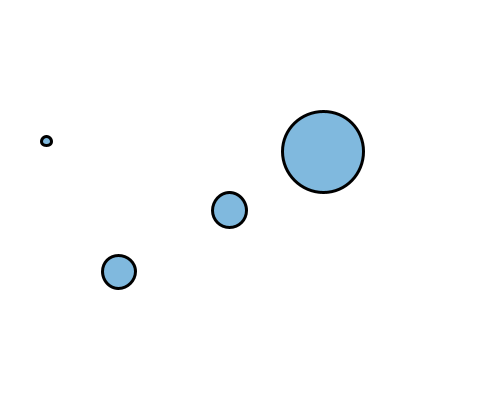
Frame 1 (no input)
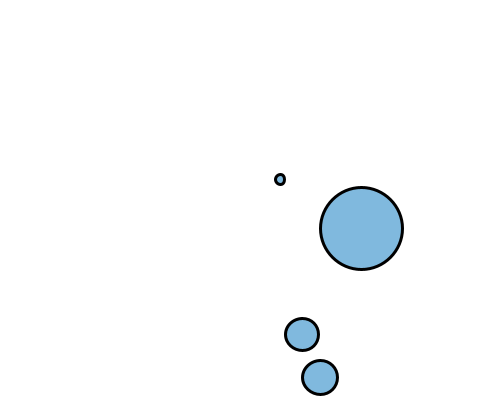
Frame 60 (the mouse pressed at the canvas centre just before this capture)
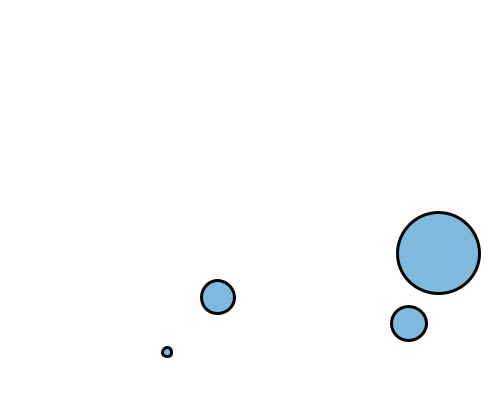
Frame 120 (the mouse held since frame 60 and released just before this capture)

The Processing sketch that drew these frames (run headless with seeded random() and noise(); from frame 60 on, the mouse is pressed at the canvas centre):

// Processing sketch: processing_139466
// ── processing_139466.pde

void setup() {
  size(500, 400);
  background(255);
  balls = new Ball[num];
  for (int i = 0; i < balls.length; i++) {
    balls[i] = new Ball(balls, i);
  }
}

int num = 4;
Ball[] balls;

void draw() {
  background(255);
  for (Ball b : balls) {
    b.applyForce(new PVector(0, 0.2)); //gravity
    b.applyForce(new PVector(0.1, 0.0)); //wind
    b.collision();
    b.edges();
    b.move();
    b.display();
  }
}

class Ball {

  Ball[] others;
  int ballID;
  PVector location;
  PVector velocity;
  PVector acceleration;
  float mass;
  float massDisplayFactor;
  float spring;
  float friction = -1;
  float diameter;


  Ball(Ball[] _others, int _ballID) {
    ballID = _ballID;
    others = _others;
    location = new PVector(random(width), random(height/4, height-(height/4)));
    velocity = new PVector(0, 0);
    acceleration = new PVector(0, 0);
    mass = random(0.5, 5);
    massDisplayFactor = 17;
    diameter = mass * massDisplayFactor;
    spring = 0.1;
  }

  void move() {
    velocity.add(acceleration);
    location.add(velocity);
    acceleration.mult(0);
  }

  void applyForce(PVector force) {
    PVector f = PVector.div(force, mass);
    acceleration.add(f);
  }

  void collision() {
    //Kollision mit anderen Objecten
    for (int i = ballID+1; i < others.length; i++) {
      PVector d = new PVector(others[i].location.x - location.x, others[i].location.y - location.y);
      float defDist = sqrt(d.x*d.x + d.y*d.y);
      float minDist = others[i].diameter / 2 + diameter / 2;
      if (defDist < minDist) {
        float angle = atan2(d.y, d.x);
        PVector target = new PVector(location.x + cos(angle)*minDist, location.y + sin(angle)*minDist);
        PVector a = new PVector((target.x - others[i].location.x) * spring, (target.y - others[i].location.y) * spring);
        velocity.sub(a);
        others[i].velocity.add(a);
      }
    }
  }

  void edges() {
    //An Fenster abprallen
    if (location.x - diameter / 2 < 0) {
      location.x = diameter / 2;
      velocity.x *= friction;
    }
    if (location.x + diameter / 2 > width) {
      location.x = width - diameter / 2;
      velocity.x *= friction;
    }
    if (location.y  - diameter / 2< 0) {
      location.y = diameter / 2;
      velocity.y *= friction;
    }
    if (location.y + diameter / 2 > height) {
      location.y = height - diameter / 2;
      velocity.y *= friction;
    }
  }

  void display() {
    //Ball anzeigen
    strokeWeight(3);
    stroke(0);
    fill(#0072bc, 127);
    ellipse(location.x, location.y, mass*massDisplayFactor, mass*massDisplayFactor);
  }
}
